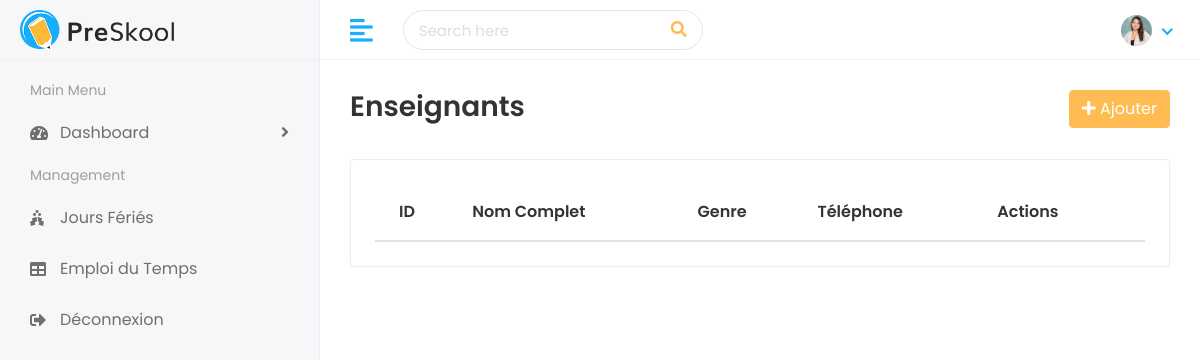
The app's page /teachers/, older data.
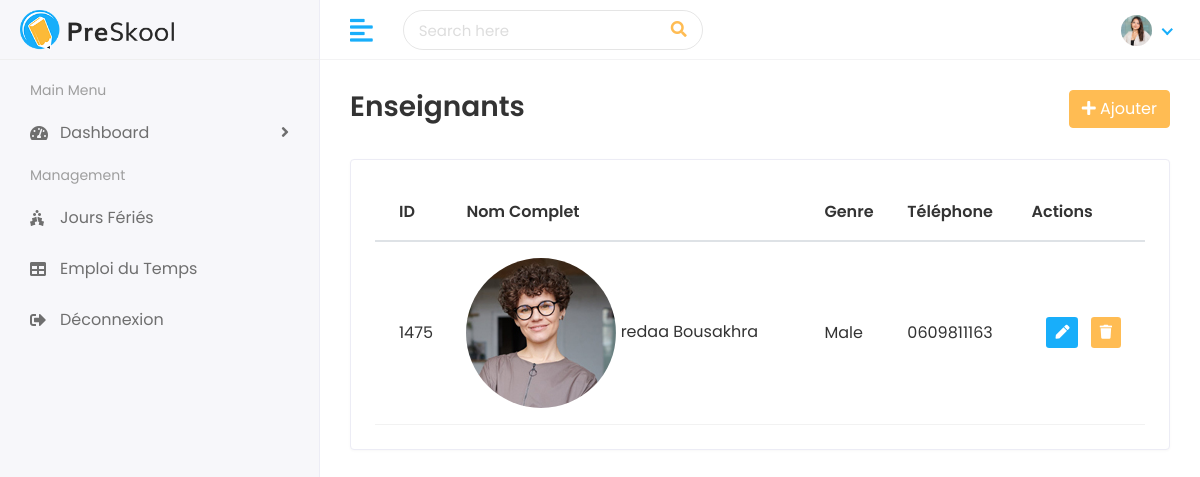
The same page, newer data.
### faculty/models.py (models this page shows, shortened)
class Teacher(models.Model):
    teacher_id = models.CharField(max_length=20, unique=True, verbose_name="ID Enseignant")
    first_name = models.CharField(max_length=100, verbose_name="Prénom")
    last_name = models.CharField(max_length=100, verbose_name="Nom")
    gender = models.CharField(max_length=10, choices=[('Male', 'Masculin'), ('Female', 'Féminin')], verbose_name="Genre")
    date_of_birth = models.DateField(verbose_name="Date de naissance")
    joining_date = models.DateField(verbose_name="Date d'embauche")
    mobile_number = models.CharField(max_length=15, verbose_name="Numéro de téléphone")
    address = models.TextField(blank=True, null=True, verbose_name="Adresse")
    experience = models.CharField(max_length=50, blank=True, null=True, verbose_name="Expérience")
    image = models.ImageField(upload_to='teachers/', blank=True, null=True, verbose_name="Photo de profil")

### faculty/views.py (the view)
# urls.py: path('teachers/', views.teacher_list, name='teacher_list'),
def teacher_list(request):
    teachers = Teacher.objects.all()
    return render(request, 'teachers/teachers.html', {'teachers': teachers})

### templates/teachers/teachers.html (shortened to what this page needs)
{% extends 'Home/base.html' %}
{% load static %}
{% block body %}
<div class="page-wrapper">
<div class="content container-fluid">
    <div class="page-header">
        <div class="row align-items-center">
            <div class="col">
                <h3 class="page-title">Enseignants</h3>
            </div>
            <div class="col-auto text-right float-right ml-auto">
                <a href="{% url 'add_teacher' %}" class="btn btn-primary"><i class="fas fa-plus"></i> Ajouter</a>
            </div>
        </div>
    </div>
    <div class="row">
        <div class="col-sm-12">
            <div class="card card-table">
                <div class="card-body">
                    <div class="table-responsive">
                        <table class="table table-hover table-center mb-0 datatable">
                            <thead>
                                <tr>
                                    <th>ID</th>
                                    <th>Nom Complet</th>
                                    <th>Genre</th>
                                    <th>Téléphone</th>
                                    <th>Actions</th>
                                </tr>
                            </thead>
                            <tbody>
                                {% for teacher in teachers %}
                                <tr>
                                    <td>{{ teacher.teacher_id }}</td>
                                    <td>
                                        <h2 class="table-avatar">
                                            <a href="{% url 'view_teacher' teacher.teacher_id %}">
                                                {% if teacher.image %}
                                                    <img class="avatar-img rounded-circle" src="{{ teacher.image.url }}" alt="Photo">
                                                {% else %}
                                                    <img class="avatar-img rounded-circle" src="{% static 'assets/img/profiles/avatar-02.jpg' %}" alt="Photo par défaut">
                                                {% endif %}
                                                {{ teacher.first_name }} {{ teacher.last_name }}
                                            </a>
                                        </h2>
                                    </td>
                                    <td>{{ teacher.gender }}</td>
                                    <td>{{ teacher.mobile_number }}</td>
                                    <td class="text-right">
                                        <div class="actions">
                                            <a href="{% url 'edit_teacher' teacher.teacher_id %}" class="btn btn-sm bg-success-light mr-2">
                                                <i class="fas fa-pen"></i>
                                            </a>
                                            <a href="{% url 'delete_teacher' teacher.teacher_id %}" class="btn btn-sm bg-danger-light">
                                                <i class="fas fa-trash"></i>
                                            </a>
                                        </div>
                                    </td>
                                </tr>
                                {% endfor %}
                            </tbody>
                        </table>
                    </div>
                </div>
            </div>
        </div>
    </div>
</div>
</div>
{% endblock %}

### templates/Home/base.html (shortened to what this page needs)
{% load static %}
<!DOCTYPE html>
<html lang="en">
   <head>
      <link rel="stylesheet" href="{%static 'assets/plugins/bootstrap/css/bootstrap.min.css' %}">
      <link rel="stylesheet" href="{%static 'assets/plugins/fontawesome/css/fontawesome.min.css' %}">
      <link rel="stylesheet" href="{%static 'assets/plugins/fontawesome/css/all.min.css' %}">
      <link rel="stylesheet" href="{%static 'assets/css/style.css' %}">
   </head>
   <body>
      <div class="main-wrapper">
         <div class="header">
            <div class="header-left">
               <a href="{% url 'dashboard' %}" class="logo">
               <img src="{%static 'assets/img/logo.png' %}" alt="Logo">
               </a>
            </div>
            <a href="javascript:void(0);" id="toggle_btn">
            <i class="fas fa-align-left"></i>
            </a>
            <div class="top-nav-search">
               <form>
                  <input type="text" class="form-control" placeholder="Search here">
                  <button class="btn" type="submit"><i class="fas fa-search"></i></button>
               </form>
            </div>
            <ul class="nav user-menu">
               <li class="nav-item dropdown noti-dropdown">
                  <a href="#" class="dropdown-toggle nav-link" data-toggle="dropdown">
                  </a>
               </li>
               <li class="nav-item dropdown has-arrow">
                  <a href="#" class="dropdown-toggle nav-link" data-toggle="dropdown">
                  <span class="user-img"><img class="rounded-circle" src="{%static 'assets/img/profiles/avatar-01.jpg'%}" width="31" alt="Ryan Taylor"></span>
                  </a>
               </li>
            </ul>
         </div>
         <div class="sidebar" id="sidebar">
            <div class="sidebar-inner slimscroll">
               <div id="sidebar-menu" class="sidebar-menu">
                  <ul>
                     <li class="menu-title">
                        <span>Main Menu</span>
                     </li>
                     <li class="submenu">
                        <a href="#"><i class="fas fa-tachometer-alt"></i> <span> Dashboard</span> <span class="menu-arrow"></span></a>
                     </li>
                     <li class="menu-title">
                        <span>Management</span>
                     </li>
                     <li>
                        <a href="{% url 'holiday_list' %}"><i class="fas fa-holly-berry"></i> <span>Jours Fériés</span></a>
                     </li>
                     <li>
                        <a href="{% url 'timetable' %}"><i class="fas fa-table"></i> <span>Emploi du Temps</span></a>
                     </li>
                     <li>
                        <a href="{% url 'logout' %}"><i class="fas fa-sign-out-alt"></i> <span>Déconnexion</span></a>
                     </li>
                  </ul>
               </div>
            </div>
         </div>
         {% block body %}
         {% endblock %}
      </div>
  </body>
  </html>

Row changes from the older to the newer data that the page shows:
added Teacher: teacher_id "1475", first_name "redaa", last_name "Bousakhra", gender "Male", mobile_number "0609811163"
